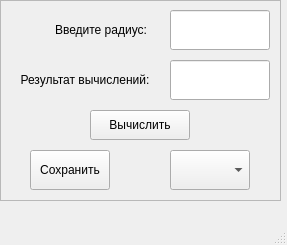
<?xml version="1.0" encoding="UTF-8"?>
<ui version="4.0">
 <class>MainWindow</class>
 <widget class="QMainWindow" name="MainWindow">
  <property name="geometry">
   <rect>
    <x>0</x>
    <y>0</y>
    <width>287</width>
    <height>245</height>
   </rect>
  </property>
  <property name="windowTitle">
   <string>MainWindow</string>
  </property>
  <widget class="QWidget" name="centralwidget">
   <widget class="QFrame" name="frame">
    <property name="geometry">
     <rect>
      <x>0</x>
      <y>0</y>
      <width>281</width>
      <height>201</height>
     </rect>
    </property>
    <property name="frameShape">
     <enum>QFrame::StyledPanel</enum>
    </property>
    <property name="frameShadow">
     <enum>QFrame::Raised</enum>
    </property>
    <widget class="QLabel" name="label">
     <property name="geometry">
      <rect>
       <x>41</x>
       <y>10</y>
       <width>120</width>
       <height>40</height>
      </rect>
     </property>
     <property name="text">
      <string>Введите радиус:</string>
     </property>
     <property name="alignment">
      <set>Qt::AlignCenter</set>
     </property>
    </widget>
    <widget class="QPushButton" name="pushButton_save">
     <property name="geometry">
      <rect>
       <x>30</x>
       <y>150</y>
       <width>80</width>
       <height>40</height>
      </rect>
     </property>
     <property name="text">
      <string>Сохранить</string>
     </property>
    </widget>
    <widget class="QPushButton" name="pushButton_calculate">
     <property name="geometry">
      <rect>
       <x>90</x>
       <y>110</y>
       <width>100</width>
       <height>30</height>
      </rect>
     </property>
     <property name="text">
      <string>Вычислить</string>
     </property>
    </widget>
    <widget class="QComboBox" name="comboBox">
     <property name="geometry">
      <rect>
       <x>170</x>
       <y>150</y>
       <width>80</width>
       <height>40</height>
      </rect>
     </property>
    </widget>
    <widget class="QLabel" name="label_2">
     <property name="geometry">
      <rect>
       <x>10</x>
       <y>60</y>
       <width>150</width>
       <height>40</height>
      </rect>
     </property>
     <property name="text">
      <string>Результат вычислений:</string>
     </property>
     <property name="alignment">
      <set>Qt::AlignCenter</set>
     </property>
    </widget>
    <widget class="QLineEdit" name="lineEdit_radius">
     <property name="geometry">
      <rect>
       <x>170</x>
       <y>10</y>
       <width>100</width>
       <height>40</height>
      </rect>
     </property>
    </widget>
    <widget class="QLineEdit" name="lineEdit_result">
     <property name="geometry">
      <rect>
       <x>170</x>
       <y>60</y>
       <width>100</width>
       <height>40</height>
      </rect>
     </property>
     <property name="readOnly">
      <bool>true</bool>
     </property>
    </widget>
   </widget>
  </widget>
  <widget class="QMenuBar" name="menubar">
   <property name="geometry">
    <rect>
     <x>0</x>
     <y>0</y>
     <width>287</width>
     <height>21</height>
    </rect>
   </property>
  </widget>
  <widget class="QStatusBar" name="statusbar"/>
 </widget>
 <resources/>
 <connections/>
</ui>
